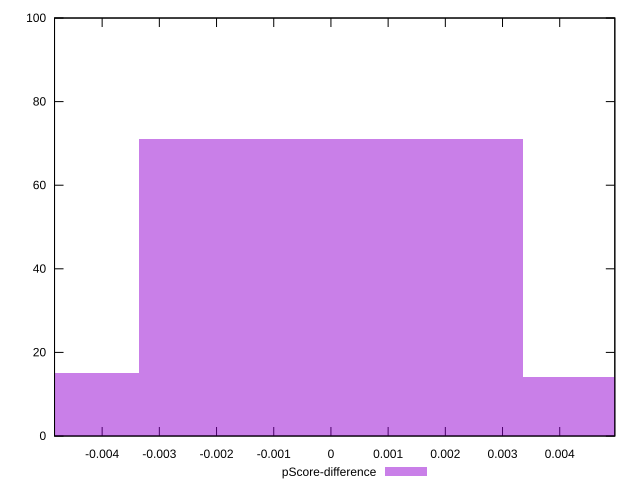

Reproduce this figure in gnuplot.
reset

$pScoreDifference <<EOF
-0.006712104555301655 15
0.006712104555301655 14
0 71
EOF

set key outside below
set boxwidth 0.006712104555301655
set xrange [-0.004832459062545702:0.004963319551228418]
set yrange [0:100]
set trange [0:100]
set style fill transparent solid 0.5 noborder
set terminal svg size 640, 490 enhanced background rgb 'white'
set output "reports/report_00027_2021-02-24T12-40-31.850Z/mainthread-work-breakdown/samples/astro/pScore-difference/histogram.svg"

plot $pScoreDifference title "pScore-difference" with boxes

reset
